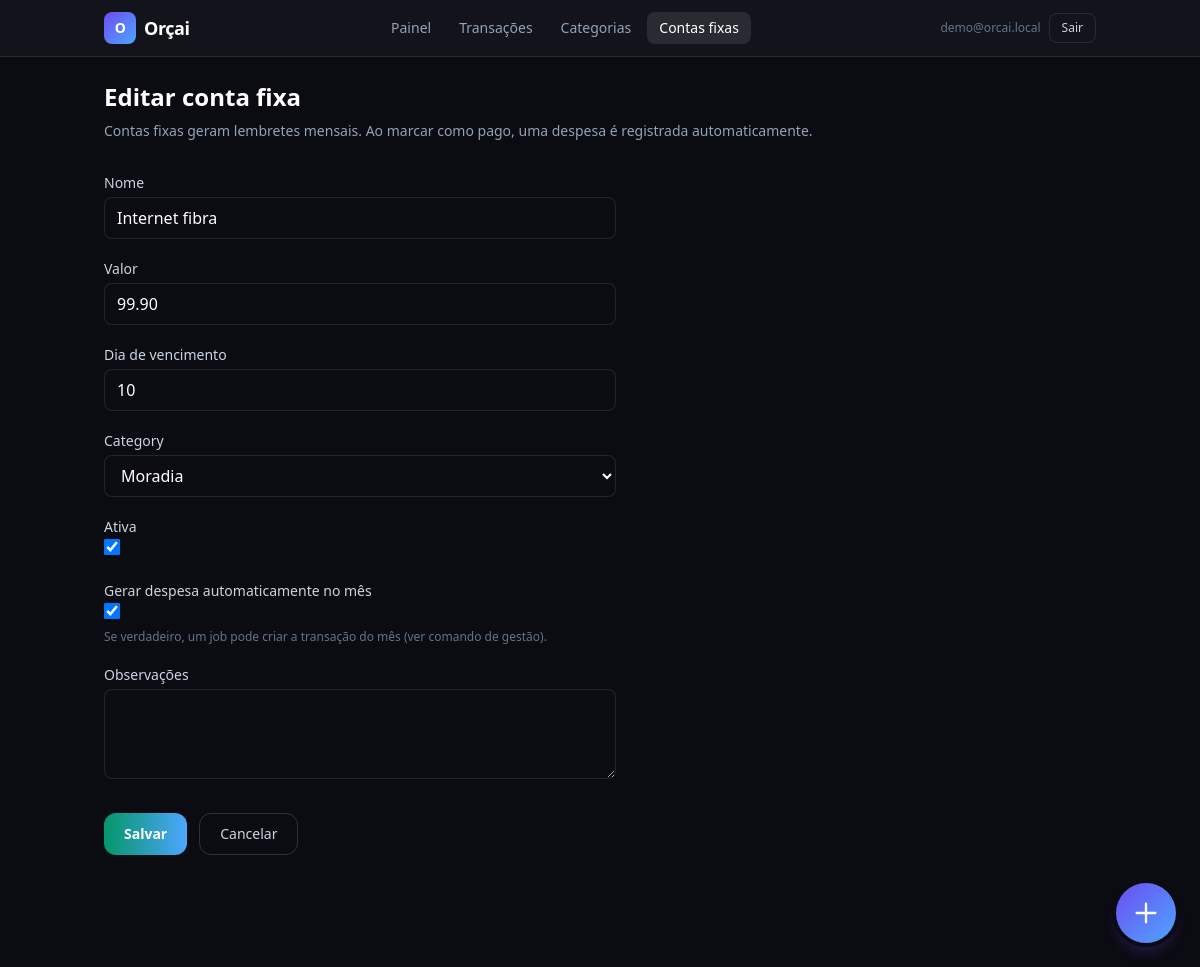
The app's page /contas-fixas/1/editar/ (signed in) with its own data.
### users/models.py (models this page shows, shortened)
class User(AbstractUser):
    email = models.EmailField("e-mail", unique=True)
    USERNAME_FIELD = "email"
    REQUIRED_FIELDS: list[str] = []
    class Meta:
        verbose_name = "usuário"
        verbose_name_plural = "usuários"

### finance/models.py (models this page shows, shortened)
class RecurringBill(models.Model):
    user = models.ForeignKey(
        settings.AUTH_USER_MODEL,
        on_delete=models.CASCADE,
        related_name="recurring_bills",
    )
    name = models.CharField("nome", max_length=200)
    amount = models.DecimalField(
        "valor",
        max_digits=14,
        decimal_places=2,
        validators=[MinValueValidator(Decimal("0.01"))],
    )
    due_day = models.PositiveSmallIntegerField(
        "dia de vencimento",
        validators=[MinValueValidator(1), MaxValueValidator(31)],
    )
    category = models.ForeignKey(
        Category,
        on_delete=models.PROTECT,
        related_name="recurring_bills",
    )
    is_active = models.BooleanField("ativa", default=True)
    auto_create_transaction = models.BooleanField(
        "gerar despesa automaticamente no mês",
        default=True,
        help_text="Se verdadeiro, um job pode criar a transação do mês (ver comando de gestão).",
    )
    notes = models.TextField("observações", blank=True)
    created_at = models.DateTimeField(auto_now_add=True)
    updated_at = models.DateTimeField(auto_now=True)
    class Meta:
        verbose_name = "conta fixa (recorrente)"
        verbose_name_plural = "contas fixas (recorrentes)"
        ordering = ["due_day", "name"]
        constraints = [
            models.UniqueConstraint(
                fields=["user", "name"],
                name="unique_recurring_bill_name_per_user",
            ),
        ]

### finance/views.py (the view, shortened to what this page needs)
# urls.py: path("contas-fixas/<int:pk>/editar/", views.RecurringBillUpdateView.as_view(), name="recurring_update"),
class RecurringBillUpdateView(UserScopedMixin, UpdateView):
    model = RecurringBill
    form_class = RecurringBillForm
    template_name = "finance/recurring_form.html"
    pk_url_kwarg = "pk"
    def get_form_kwargs(self):
        kw = super().get_form_kwargs()
        kw["user"] = self.request.user
        return kw

### finance/mixins.py (called while the page is built)
    def get_queryset(self):
        qs = super().get_queryset()
        return qs.filter(**{self.user_field: self.request.user})

### finance/models.py (called while the page is built)
    def __str__(self) -> str:
        return self.name

### templates/finance/recurring_form.html (shortened to what this page needs)
{% extends "layouts/app_shell.html" %}
{% block app_main %}
<h1 class="text-2xl font-semibold text-white">{% if object %}Editar conta fixa{% else %}Nova conta fixa{% endif %}</h1>
<p class="mt-2 text-sm text-slate-400">Contas fixas geram lembretes mensais. Ao marcar como pago, uma despesa é registrada automaticamente.</p>
<form method="post" class="mt-8 max-w-lg space-y-5">
  {% for field in form %}
  <div>
    <label for="{{ field.id_for_label }}" class="block text-sm font-medium text-slate-300">{{ field.label }}</label>
    {{ field }}
    {% if field.help_text %}<p class="mt-1 text-xs text-slate-500">{{ field.help_text }}</p>{% endif %}
  </div>
  {% endfor %}
  <div class="flex flex-wrap gap-3 pt-2">
    <button type="submit" class="rounded-xl bg-gradient-to-r from-emerald-600 to-skyfi px-5 py-2.5 text-sm font-semibold text-white hover:opacity-95">Salvar</button>
    <a href="{% url 'finance:recurring_list' %}" class="rounded-xl border border-white/15 px-5 py-2.5 text-sm text-slate-300 hover:bg-white/5">Cancelar</a>
  </div>
</form>
{% endblock %}

### templates/partials/app_nav.html (shortened to what this page needs)
{% with path=request.path %}
<header class="sticky top-0 z-40 border-b border-white/10 bg-card/90 backdrop-blur">
  <div class="mx-auto flex max-w-5xl flex-wrap items-center justify-between gap-3 px-4 py-3">
    <a href="{% url 'dashboard:home' %}" class="flex items-center gap-2 text-lg font-semibold tracking-tight text-white">
      <span class="inline-flex h-8 w-8 items-center justify-center rounded-lg bg-gradient-to-br from-orchid to-skyfi text-sm font-bold">O</span>
      Orçai
    </a>
    <nav class="flex flex-wrap items-center gap-1 text-sm">
      <a href="{% url 'dashboard:home' %}" class="rounded-lg px-3 py-1.5 {% if path == '/' %}bg-white/10 text-white{% else %}text-slate-400 hover:bg-white/5 hover:text-white{% endif %}">Painel</a>
      <a href="{% url 'finance:transaction_list' %}" class="rounded-lg px-3 py-1.5 {% if '/transacoes' in path %}bg-white/10 text-white{% else %}text-slate-400 hover:bg-white/5 hover:text-white{% endif %}">Transações</a>
      <a href="{% url 'finance:category_list' %}" class="rounded-lg px-3 py-1.5 {% if '/categorias' in path %}bg-white/10 text-white{% else %}text-slate-400 hover:bg-white/5 hover:text-white{% endif %}">Categorias</a>
      <a href="{% url 'finance:recurring_list' %}" class="rounded-lg px-3 py-1.5 {% if '/contas-fixas' in path %}bg-white/10 text-white{% else %}text-slate-400 hover:bg-white/5 hover:text-white{% endif %}">Contas fixas</a>
    </nav>
    <div class="flex items-center gap-2">
      <span class="hidden max-w-[140px] truncate text-xs text-slate-500 sm:inline">{{ user.email }}</span>
      <form action="{% url 'users:logout' %}" method="post">
        <button type="submit" class="rounded-lg border border-white/10 px-3 py-1.5 text-xs font-medium text-slate-300 hover:border-white/20 hover:text-white">Sair</button>
      </form>
    </div>
  </div>
</header>
{% endwith %}

### records on screen
User: email "demo@orcai.local"
RecurringBill: form "Internet fibra" "99.90" "10" "Moradia" "☑" "☑"

### other values on screen
{{ field.label }} "Nome" "Valor" "Dia de vencimento" "Category" "Ativa" "Gerar despesa automaticamente no mês" "Observações"
{{ field.help_text }} "Se verdadeiro, um job pode criar a transação do mês (ver comando de gestão)."
